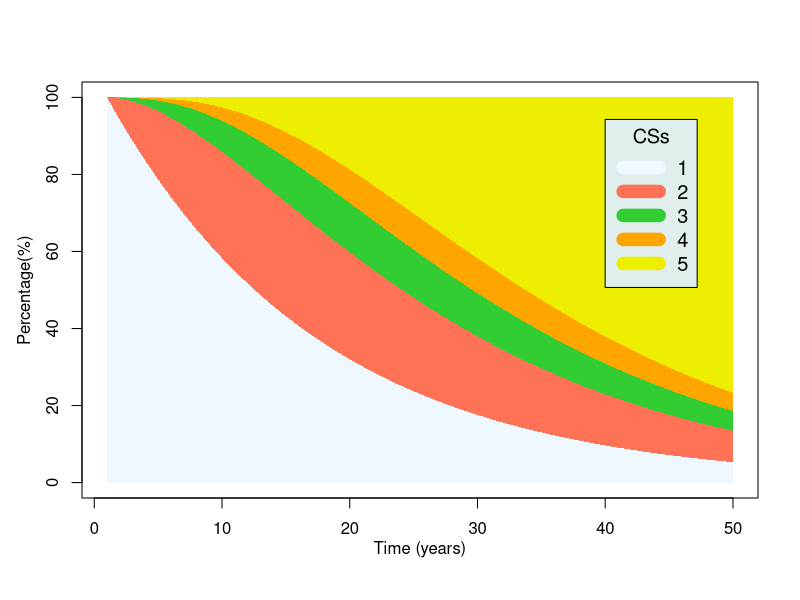

Generate this figure with R:
#code by Nam Lethanh namkyodai@gmail.com
############INPUT PART#################
jmax=5  # Range of condition states
z=1  # interval or elapsed time in Markov processs
totalyear=50 # Total number of time (e.g. months,years) used to compute the state probabilities over time.
########################################
dulieu<-read.csv("data/mtp.csv", header=T) # read data file, 
dulieu=data.frame(dulieu)
dulieu=data.matrix(dulieu)
mtp=matrix(double(1),nrow=jmax,ncol=jmax) #define the dimension of matrix
for (i in 1:jmax){
for (j in 1:jmax){
mtp[i,j]=dulieu[i,j]
}
}
csstate<-matrix(double(1),nrow=totalyear,ncol=jmax) #state probability in year
for (t in 1:totalyear){
if (t==1) {
for (i in 1:jmax){
if (i==1) {
csstate[t,i]<-1
} else {
csstate[t,i]<-0
}
}
} else {
csstate[t,]<-csstate[(t-1),]%*%mtp
}
}

#a function to plot the stacked shaded areas over time
plot.new()
stackedPlot <- function(data, time=NULL, col=1:length(data),...) {
  if (is.null(time)) {
    time <- 1:length(data[[1]])
  plot(0,0, xlim = range(time), ylim = c(0,max(rowSums(data))), t="n" , ...)
    for (i in length(data):1) {
    #the summup to the current collumn
    prep.data <- rowSums(data[1:i]);     
    # The polygon must have his first and last point on the zero line
	prep.y <- c(0, prep.data,0)
    prep.x <- c(time[1], time, time[length(time)] )
       polygon(prep.x, prep.y, col=col[i], border = NA);
  }
}
}
#--------------------
#define evolution of conditison states over time into data frame
csstate=csstate*100 #turning probability distribution of condition states to percentage
csstate <- data.frame(csstate)
colors=c("aliceblue","coral1","limegreen","orange","yellow2")
stackedPlot(csstate,col = colors,xlab="",ylab="") #this is used for defaul colour
mtext(expression(paste("Percentage(%)")),side=2,line=2.2, adj = 0.5 )
mtext(expression(paste("Time (years)")),side=1,line=2.2, adj = 0.5 )
legend("topright", inset=0.09, title="CSs",col=colors,lty=2,lwd=13,legend=c(1:jmax),bg="azure2",cex=1.2)
#THE END